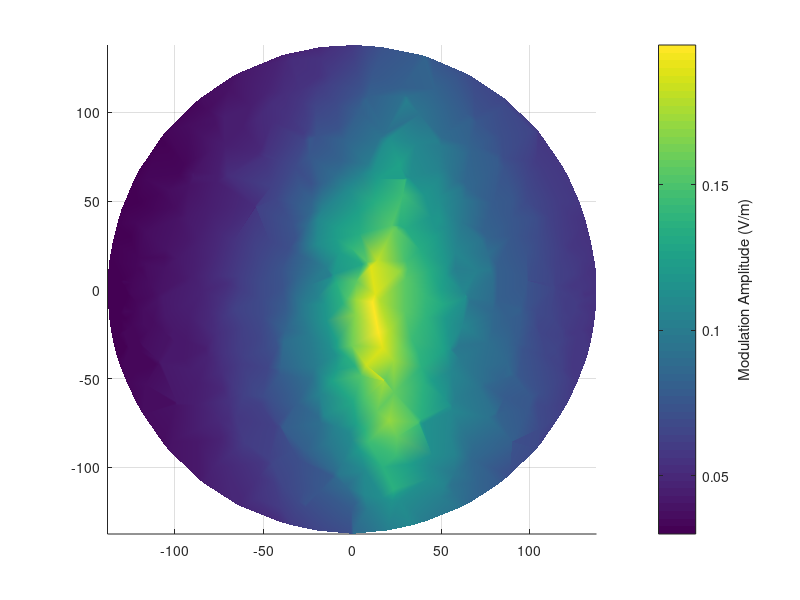

Source code (MATLAB): (Note: this script raises an error after producing the figure.)
% 1-sphere comsol AM plot for cutplane2

clc
clear
close all

load datacut2norm.mat

% data parameters
x = datacut2norm(:,1);
y = datacut2norm(:,2);
z = datacut2norm(:,3);
ecEx = datacut2norm(:,4);
ec2Ex = datacut2norm(:,5);
ecEy = datacut2norm(:,6);
ec2Ey = datacut2norm(:,7);
ecEz = datacut2norm(:,8);
ec2Ez = datacut2norm(:,9);

% Electric potential
ecSum = ecEy+ec2Ey;
% amplitude modulation y
ecAmpy = abs(sqrt((ecEy+ec2Ey).^2)-sqrt((ecEy-ec2Ey).^2));
% amplitude modulation x
ecAmpx = abs(sqrt((ecEx+ec2Ex).^2)-sqrt((ecEx-ec2Ex).^2));
% amplitude modulation z
ecAmpz = abs(sqrt((ecEz+ec2Ez).^2)-sqrt((ecEz-ec2Ez).^2));


%%   data from Cutplane2

%%%%%%%%%%%%%%%%%%%%%%%% Amplitude Modulation %%%%%%%%%%%%%%%%%%%%%%%%%
% normal mesh data
% AMy plot
figure
T = delaunay(x,z);
trisurf(T,x,z,ecAmpy); hold on;
axis tight equal
shading interp
view(0,90); h = colorbar; ylabel(h, {'Modulation Amplitude (V/m)'}); axis vis3d;
h.AxisLocation = 'out';
title('E_{AM_y}');
xlabel('x')
ylabel('z')

